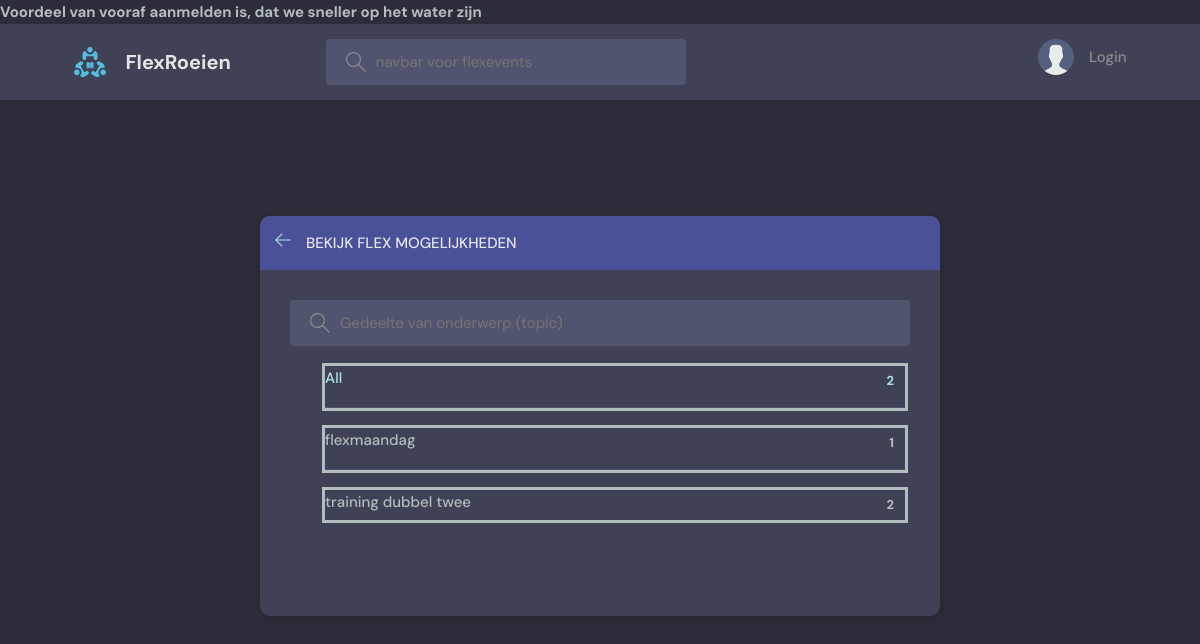
Page /erv-topics/ on the earlier database version.
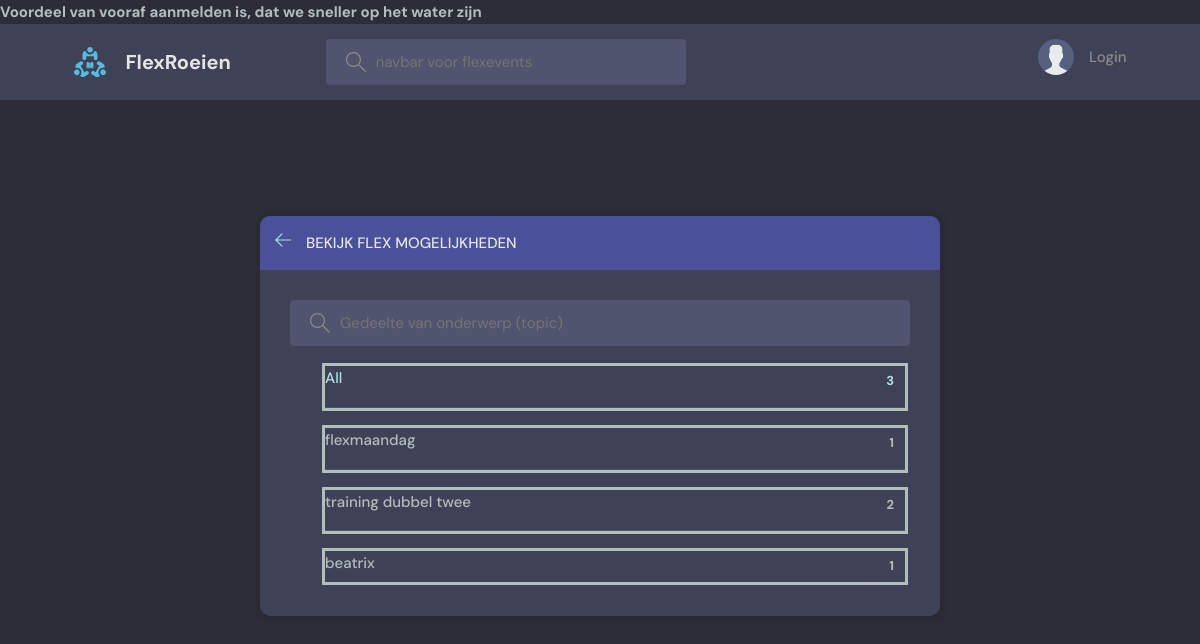
Same page on the later database version.
### beatrix/models.py (models this page shows, shortened)
class Topic(models.Model):
    name = models.CharField(max_length=200)

### beatrix/views.py (the view)
# urls.py: path('erv-topics/', erv_topicsPage, name="erv-topics"),
def erv_topicsPage(request):
    q = request.GET.get('q') if request.GET.get('q') != None else ''
    tops=Flexevent.objects.filter(topic__name__contains=q).values_list('topic', flat=True)
    topcs = Topic.objects.all().filter(id__in=tops)
    topics = topcs ##Topic.objects.filter(name__icontains=q)[0:5]
    return render(request, 'beatrix/erv-topics.html', {'topics': topics})

### beatrix/templates/beatrix/erv-topics.html (shortened to what this page needs)
{% extends 'erv-base.html' %} {% block content %}
<main class="create-room layout">
  <div class="container">
    <div class="layout__box">
      <div class="layout__boxHeader">
        <div class="layout__boxTitle">
          <a href="{% url 'erv-home' %}">
            <svg
              version="1.1"
              xmlns="http://www.w3.org/2000/svg"
              width="32"
              height="32"
              viewBox="0 0 32 32"
            >
              <title>arrow-left</title>
              <path
                d="M13.723 2.286l-13.723 13.714 13.719 13.714 1.616-1.611-10.96-10.96h27.625v-2.286h-27.625l10.965-10.965-1.616-1.607z"
              ></path>
            </svg>
          </a>
          <h3>Bekijk Flex Mogelijkheden</h3>
        </div>
      </div>
      <div class="topics-page layout__body">
        <form action="" method="GET" class="header__search">
          <label>
            <input name="q" placeholder="Gedeelte van onderwerp (topic)" />
          </label>
        </form>
        <ul class="topics__list">
          <li>
            <a href="{% url 'erv-topics' %}" class="active"
              >All <span>{{topics.count}} </span></a
            >
          </li>
          {% for topic in topics %}
          <li>
            <a href="{%url 'erv-home' %}?q={{topic.name}}"
              >{{topic.name}} <span>{{topic.flexevent_set.count}} </span></a
            >
          </li>
          {% endfor %}
        </ul>
      </div>
    </div>
  </div>
</main>
{% endblock content %}

Differences in the rows shown:
added Topic: name "beatrix", flexevent_set.count "1"
Other differences:
{{ topics.count }}: "2" → "3"
